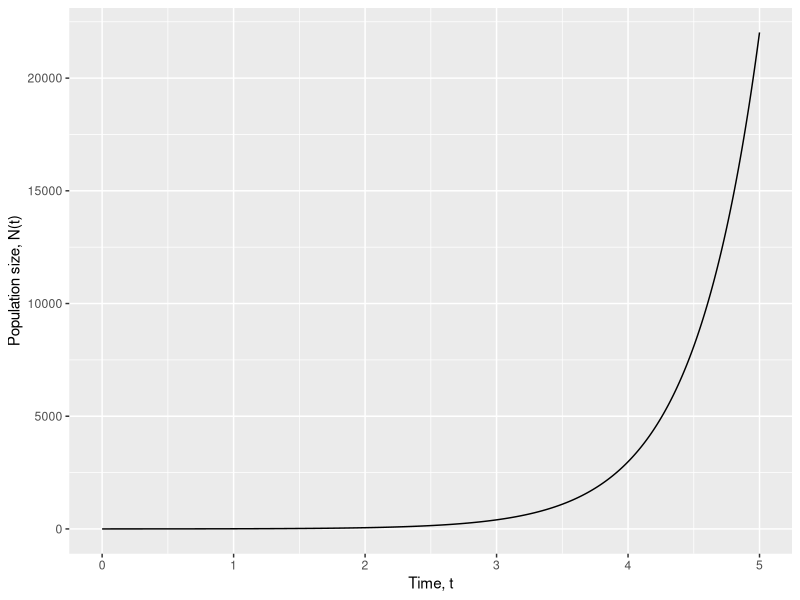
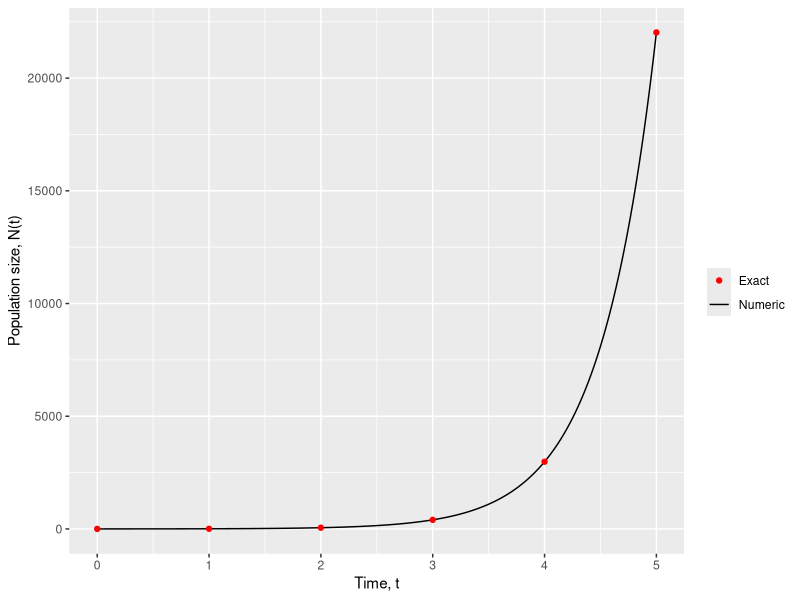
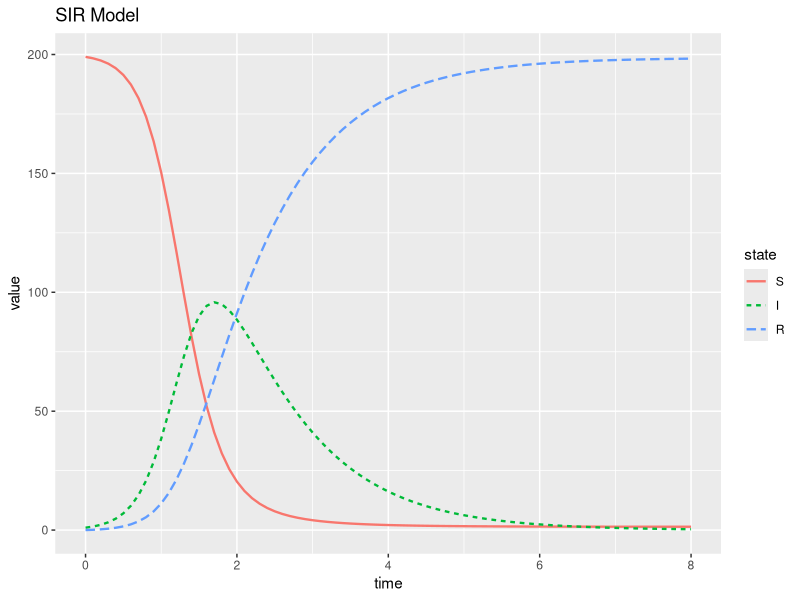
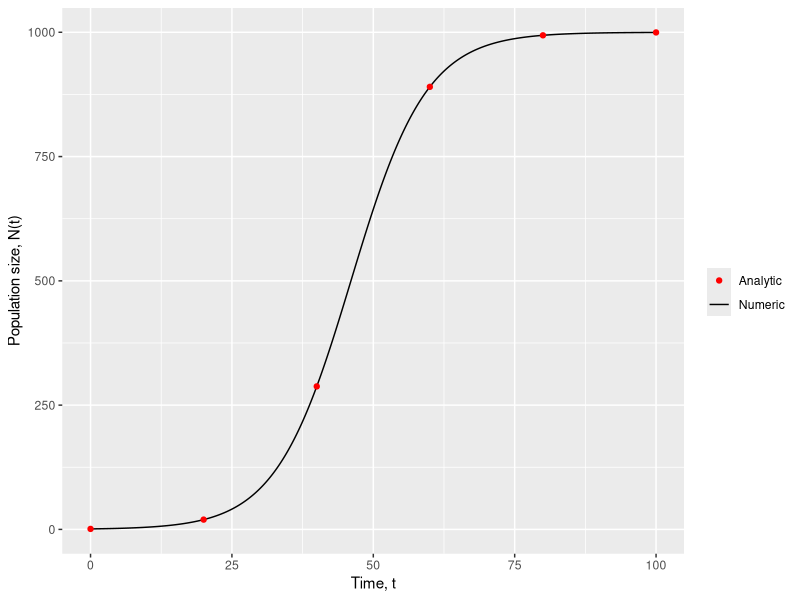
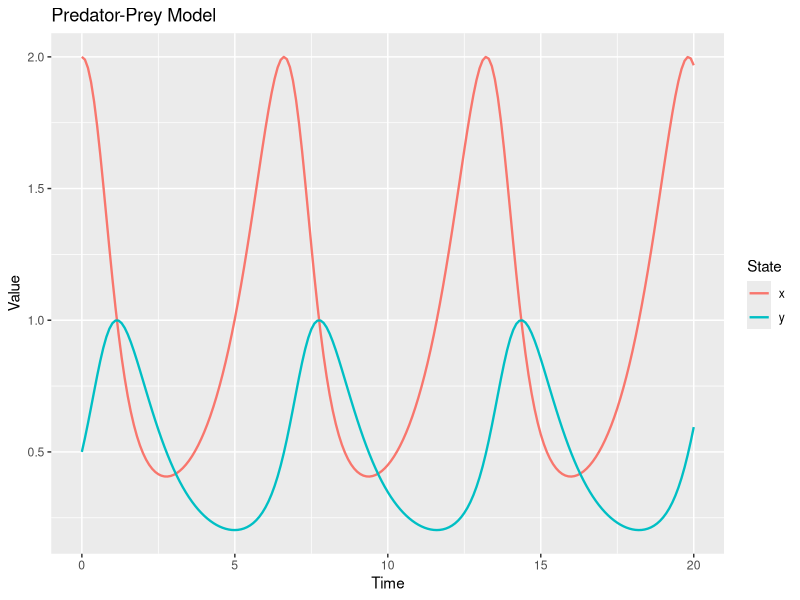

Write R code to recreate these figures, in order.
## ---- chunk 1
knitr::opts_chunk$set(
    fig.align = "center"
)
## ---- chunk 2
###################################################
## DIFFERENTIAL EQUATIONS IN R PRACTICAL SESSION##
###################################################

# A model for COVID-19
# Some R code to numerically solve a set of ordinary differential equations
# and then plot the results
## ---- chunk 3
#| echo: true
#| warning: false
library(deSolve)
library(tidyverse)
## ---- chunk 4
# Define model parameters and store values in a labelled vector
parameters <- c(r = 2) # Growth rate

# Specify the initial conditions, define state variables and assign initial values
initN <- 1 # Start with an initial population size N(0) = 1
state <- c(N = initN) # Specify the state variables and initialize them to their initial values
## ---- chunk 5
# We specify the system of differential equations as a function in R
# Here we specify a function with three arguments:
# 1. t : time, which is the independent variable in our case
# 2. state : a vector of state variables
# 3. parameters : a vector of parameters (ie fixed variables)
popmodel_exponentialgrowth <- function(t, state, parameters) {
    # Initialize an environment with the elements of state and parameters as local variables
    with(as.list(c(state, parameters)), {
        dNdt <- r * N # The model equation
        list(c(dNdt)) # Return the population growth rate dNdt
    })
}
## ---- chunk 6
# Start with an initial time of t=0 and solve up to t=5 with time increments of 0.01
times <- seq(from = 0, to = 5, by = 0.01)
## ---- chunk 7
# Here we specify four arguments of the ode function:
# 1. y : the state variables
# 2. times : the time lattice over which we solve the differential equation
# 3. func : our differential equation given in terms of our state variables and model parameters
# 4. parms : our model parameters
out <- ode(y = state, times = times, func = popmodel_exponentialgrowth, parms = parameters)
## ---- chunk 8
head(out)
## ---- chunk 9
ggplot(data = as.data.frame(out), aes(x=time, y=N)) +
    geom_line() +
    labs(x = "Time, t", y="Population size, N(t)")
## ---- chunk 10
# Create a coarse time lattice for display purposes
times_coarse <- seq(from = 0, to = 5, by = 1)
# Calculate the exact solution given the model parameters and initial conditions
Nexact <- initN * exp(parameters["r"] * times_coarse)

exact_solution <- data.frame(time = times_coarse, Nexact)

ggplot() +
    geom_line(data = as.data.frame(out), aes(x=time, y=N, colour="Numeric")) +
    geom_point(data = exact_solution, aes(x=time, y=Nexact, colour="Exact")) +
    labs(x = "Time, t", y="Population size, N(t)", colour="") +
    scale_color_manual(values=c("red","black"))
## ---- chunk 11
SIRModel <- function(t, state, parameters) {
    with(as.list(c(state, parameters)), {
        N <- S + I + R
        dSdt <- -beta * S * I / N
        dIdt <- beta * S * I / N - gamma * I
        dRdt <- gamma * I

        return(list(c(dSdt, dIdt, dRdt)))
    })
}

parameters <- c(beta = 5, gamma = 1)
initcond <- c(S = 199, I = 1, R = 0)

times <- seq(0, 8, by = 0.1)

out <- ode(y = initcond, times = times, func = SIRModel, parms = parameters)


# ggplot likes "long" data, so we pivot our data from wide (1 column per state)
# to long (1 row per state-value pair).
plot_data <- as.data.frame(out) %>%
    pivot_longer(!time, names_to = "state") %>%
    mutate(state = factor(state, levels=c("S","I","R")))

# x-axis: Time
# y-axis: value of the state
# Colour the lines by state
# Change the type of line depending on state
ggplot(data = plot_data, aes(x=time, y=value, colour=state, linetype=state)) + 
    geom_line(linewidth = 0.8) +
    ggtitle("SIR Model")
## ---- chunk 12
popmodel_logistic <- function(t, state, parameters) {
    with(as.list(c(state, parameters)), {
        dNdt <- r * N * (1 - (N / K))

        return(list(c(dNdt)))
    })
}

parameters_logistic <- c(r = 0.15, K = 1000, N_0 = 1)
state_logistic <- c(N = 1)

times <- seq(from = 0, to = 100, by = 0.01)
times_analytic <- seq(from = 0, to = 100, by = 20)

out <- ode(y = state_logistic, times = times, func = popmodel_logistic, parms = parameters_logistic)

analytic_solution <- parameters_logistic["K"] / (1 + ((parameters_logistic["K"] / state_logistic["N"]) - 1) * exp(-parameters_logistic["r"] * times_analytic))

analytic_solution_data <- data.frame(time = times_analytic, analytic_solution)

ggplot() +
    geom_line(data = as.data.frame(out), aes(x=time, y=N, colour="Numeric")) +
    geom_point(data = analytic_solution_data, aes(x=time, y=analytic_solution, colour="Analytic")) +
    labs(x="Time, t", y="Population size, N(t)", colour="") +
    scale_color_manual(values=c("red","black"))
## ---- chunk 13
# Define model parameters and store values in a labelled vector
parameters <- c(
    alpha = 1, # prey growth rate
    beta = 2, # predation rate
    delta = 1, # predator growth rate
    gamma = 1 # predator death/removal rate
)
## ---- chunk 14
# Specify the initial conditions
initx <- 2 # Initial prey population size
inity <- 0.5 # Initial predator population size

# Define the state variables and assign initial values
state <- c(x = initx, y = inity)
## ---- chunk 15
# Specify the initial and final times of the solution vector
tinit <- 0 # Initial time
tfinal <- 20 # Final time
step_size <- 0.1 # Time increment
times = seq(from = tinit, to = tfinal, by = 0.1) # Time vector
## ---- chunk 16
#| echo: false

# We specify the system of differential equations as a function in R
# Here we specify a function with three arguments:
# 1. t : time, which is the dependent variable in our case
# 2. state : a vector of state variables
# 3. parameters : a vector of parameters (ie fixed variables)
LVmodel <- function(t, state, parameters) {
    with(
        # Initialize an environment with the elements of state and parameters as local variables
        as.list(c(state, parameters)),
        {
            # Enter the model equations
            dxdt <- alpha * x - beta * x * y # The rate of change of the prey population
            dydt <- delta * x * y - gamma * y # The rate of change of the predator population

            # Return the rates of change as a list
            # Important: Rates of change list order must match order of state variables defined in state vector
            list(c(dxdt, dydt))
        }
    )
}
## ---- chunk 17
#| echo: false
# Solve the system of differential equations using the ode function from deSolve
# Here we specify four arguments of the ode function:
# 1. y : the state variables
# 2. times : the time lattice over which we solve the differential equation
# 3. func : our differential equation given in terms of our state variables and model parameters
# 4. parms : our model parameters
out <- ode(y = state, times = times, func = LVmodel, parms = parameters)
## ---- chunk 18
#| echo: false
LVModel_data <- out %>% as.data.frame() %>% pivot_longer(!time, names_to="state")

ggplot(LVModel_data, aes(x=time, y=value, colour=state)) +
    geom_line(linewidth = 0.8) +
    labs(x="Time", y="Value", colour="State") +
    ggtitle("Predator-Prey Model")
